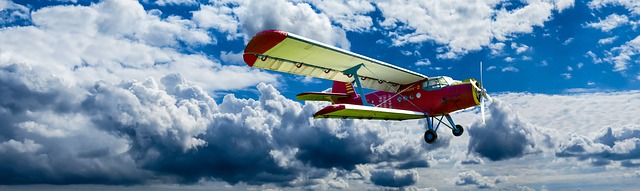
#> input picture data/images/aircraft.jpg, 640 x 191 px
$ python -i scaling.py   (imports and definitions only)
#> lines starting #> are read from the running program, lines starting #| are printed output that depends on the picture
#> further down, picture is the input picture: shape (191, 640, 3); mean B, G, R 169, 144.5, 116
import cv2


# Source https://stackoverflow.com/questions/4195453/how-to-resize-an-image-with-opencv2-0-and-python2-6

# [20 lines left out: functions resize_by_height, resize_by_width, not called in this run]

def resize_by_max_width(image, max_width=600, interpolation=cv2.INTER_LANCZOS4):
#> called with max_width = 600, interpolation = 4
    src_height, src_width = image.shape[0:2]
#> src_height = 191; src_width = 640
    if src_width <= max_width:
        # There is nothing to do
        return image
    target_width = max_width
    target_height = int(round(target_width * src_height / src_width))
#> target_height = 179
    return cv2.resize(image, (target_width, target_height), interpolation=interpolation)
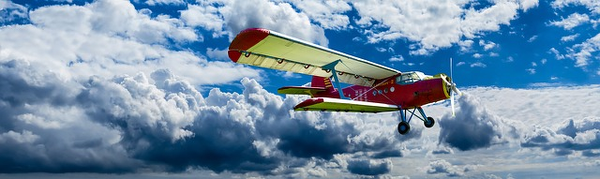
#> returned value: shape (179, 600, 3); mean of channels 0, 1, 2 169, 144.5, 116; drawn as B, G, R


# [20 lines left out: function resize, not called in this run]


def resize_fill(image, target_width, target_height):
    return resize(image, target_width, target_height)


# [6 lines left out: function resize_contain, not called in this run]

def resize_cover(image, target_width, target_height):
    return resize_crop(image, target_width, target_height)


# [66 lines left out: functions resize_inside, resize_outside, resize_crop, not called in this run]

>>> import cv2
>>> picture = cv2.imread('../../../../data/images/aircraft.jpg')
>>> result = resize_by_max_width(picture)
